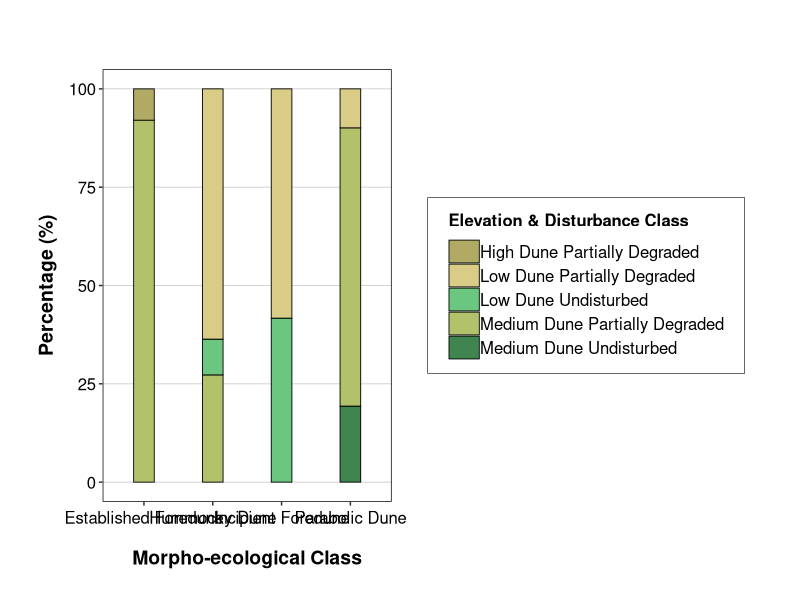
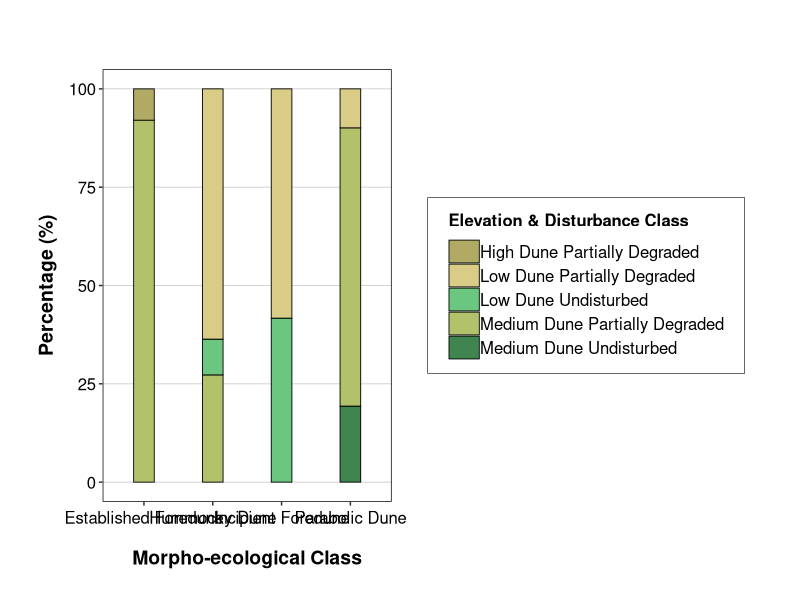

Write the R code that produced these figures, in order.
# Load Libraries
library(ggplot2) # To Plot Data

# Load Data from CSV
dune_data <- read.csv("Dune_Data.csv")  

# Concatenate the String Values from Two Columns and Store the Values into a New Column "Group" (See Sample Data and Output Charts)
dune_data$Group <- paste(dune_data$Elevation, dune_data$Disturbance)

# Plot the Stacked Bar Chart
ggplot(dune_data, aes(x = Morpho, y = Percentage, fill = Group)) +
  geom_bar(stat = "identity", position = "stack", 
           color = "black", linewidth = 0.3,
           width = 0.3) +
  labs(
    x = "Morpho-ecological Class",
    y = "Percentage (%)",
    fill = "Elevation & Disturbance Class"
  ) +
  
  scale_fill_manual(   # Set Colors for Each Class
    values = c(
      "High Dune Partially Degraded" = "#B0AA64",  
      "Low Dune Partially Degraded" = "#d9cc86",   
      "Low Dune Undisturbed" = "#6bc77f",          
      "Medium Dune Partially Degraded" = "#B2C26B", 
      "Medium Dune Undisturbed" = "#40854f"        
    ),
    breaks = c(
      "High Dune Partially Degraded",
      "Low Dune Partially Degraded",
      "Low Dune Undisturbed",
      "Medium Dune Partially Degraded",
      "Medium Dune Undisturbed"
    )
  ) +
  theme(
    # Font Styles
    text = element_text(color = "black"),
    axis.text = element_text(color = "black", size = 12),
    axis.title = element_text(color = "black",face='bold', size = 14),
    
    # Legend Styles
    legend.position = "right",
    legend.justification = "center",
    legend.text = element_text(size = 12, margin = margin(t = 2, b = 2)),
    legend.title = element_text(size = 12, face = "bold", margin = margin(b = 8)),
    legend.background = element_rect(color = "black", linewidth = 0.2),
    legend.margin = margin(10, 15, 10, 15),
    legend.box.margin = margin(0, 0, 0, 15),
    
    # Set Legend Keys
    legend.key.size = unit(0.8, "cm"),
    legend.key = element_rect(color = NA, fill = NA),
    
    # Axis Settings
    axis.text.x = element_text(angle = 0, hjust = 0.5, vjust = 0.5),
    axis.title.x = element_text(margin = margin(t = 18)),
    axis.title.y = element_text(margin = margin(r = 8)),
    
    # Set Grid Lines
    panel.grid.major.x = element_blank(),
    panel.grid.major.y = element_line(linewidth = 0.3, color = "gray80"),
    
    # Panel and Border Styles
    panel.border = element_rect(color = "black", fill = NA, linewidth = 0.5),
    panel.background = element_blank(),
    
    # Set Plot Margins
    plot.margin = margin(50, 40, 22, 28)
  ) +
  guides(fill = guide_legend(
    ncol = 1,
    byrow = TRUE,
    keyheight = unit(1.2, "lines"),
    default.unit = "lines"
  ))

# Export Bar Chart to a Png File
ggsave("Dune_Summary.png", width = 12, height = 8, dpi = 500)
